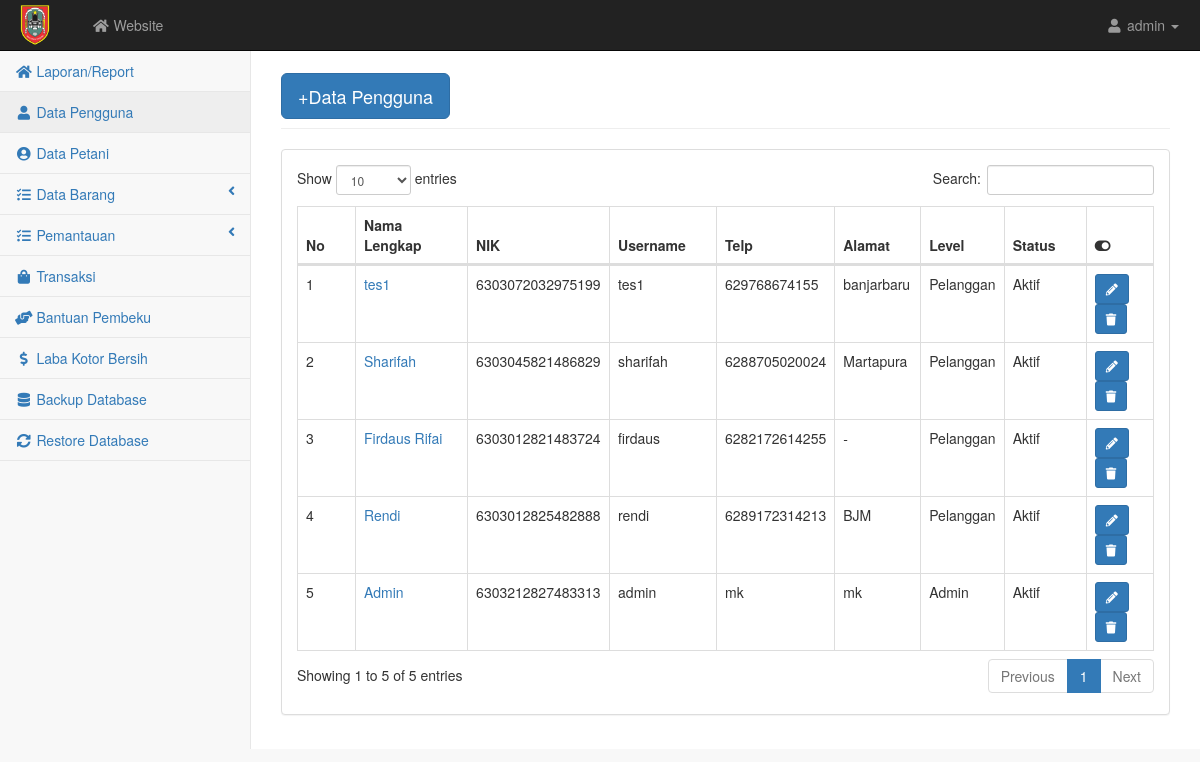
Screenshot of /admin/user.php with the database file from the repository.
### tables this page shows
CREATE TABLE `user` (
  `id` int(5) NOT NULL,
  `nama` varchar(100) NOT NULL,
  `username` varchar(10) NOT NULL,
  `password` varchar(10) NOT NULL,
  `nik` varchar(30) NOT NULL,
  `telp` varchar(15) NOT NULL,
  `alamat` text NOT NULL,
  `level` varchar(30) NOT NULL,
  `luaslahan` varchar(50) NOT NULL,
  `kelompok` varchar(50) NOT NULL,
  `file1` text NOT NULL,
  `file2` text NOT NULL,
  `file3` text NOT NULL,
  `status` varchar(50) NOT NULL
);

### admin/user.php (the view)
<?php require('atas.php') ?>
<div id="page-wrapper">
    <div class="container-fluid">
        <div class="row">
            <div class="col-lg-12">
                <h1 class="page-header"><button class="btn btn-primary btn-lg"><a href="user_input.php" style="color: white; text-decoration: none">+Data Pengguna</a></button></h1>
            </div>
        </div>
        <div class="row">
            <div class="col-lg-12">
                <div class="panel panel-default">
                    <div class="panel-body">
                        <div class="table-responsive">
                            <table class="table table-bordered table-hover" id="dataTables-example">
                                <thead class="success">
                                    <tr>
                                        <th>No</th>
                                        <th>Nama Lengkap</th>
                                        <th>NIK</th>
                                        <th>Username</th>
                                        <th>Telp</th>
                                        <th>Alamat</th>
                                        <th>Level</th>
                                        <th>Status</th>
                                        <th><i class="fa fa-toggle-on"></i></th>
                                    </tr>
                                </thead>
                                <tbody>
                                    <?php $no=1; $query = mysqli_query($kon, "SELECT * FROM user WHERE level !='Petani' ORDER BY id DESC");
                                        while($data = mysqli_fetch_array($query)){ ?>
                                            <tr class="odd gradeX">
                                                    <td><?= $no++; ?></td>
                                                    <td><a href="user_detail.php?id=<?= $data['id'] ?>"><?= $data['nama'] ?></a>
                                                    </td>
                                                    <td><?= $data['nik'] ?></td>
                                                    <td><?= $data['username'] ?></td>
                                                    <td><?= $data['telp'] ?></td>
                                                    <td><?= $data['alamat'] ?></td>
                                                    <td><?= $data['level'] ?></td>
                                                    <td><?= $data['status'] ?></td>
                                                    <td>
                                                        <a href="user_edit.php?id=<?php echo $data['id']; ?>" class="btn  btn-primary btn-sm"><i class="fa fa-pencil-alt"></i></a>
                                                        <button class="btn btn-primary btn-sm" type="button" onclick="return confirm('Yakin ingin Menghapus?');"><a href="delete.php?id=<?php echo $data['id'] ?>&level=user" style="color: white;"><i class="fa fa-trash"></i></a></button>
                                                    </td>
                                                </tr>
                                        <?php } ?>
                                </tbody>
                            </table>
                        </div>
                    </div>
                </div>
            </div>
        </div>
    </div>
</div>
    </div>
<?php require('bawah.php') ?>

### admin/css/startmin.css (style rules this page uses)
body { background-color: #f8f8f8; }
#page-wrapper { padding-top: 30px; min-height: 568px; background-color: #fff; }
@media (min-width:768px) { #page-wrapper { position: inherit; margin-left: 250px; padding: 30px 15px 0 15px; border-left: 1px solid #e7e7e7; } }
table.dataTable thead .sorting, table.dataTable thead .sorting_asc, table.dataTable thead .sorting_desc, table.dataTable thead .sorting_asc_disabled, table.dataTable thead .sorting_desc_disabled { background: 0 0; }
table.dataTable thead .sorting_asc:after { content: "\f0de"; float: right; font-family: fontawesome; }
table.dataTable thead .sorting:after { content: "\f0dc"; float: right; font-family: fontawesome; color: rgba(50,50,50,.5); }

### rows the page displays
user: nama "tes1", nik "6303072032975199", username "tes1", telp "629768674155", alamat "banjarbaru", level "Pelanggan", status "Aktif"
user: nama "Sharifah", nik "6303045821486829", username "sharifah", telp "6288705020024", alamat "Martapura", level "Pelanggan", status "Aktif"
user: nama "Firdaus Rifai", nik "6303012821483724", username "firdaus", telp "6282172614255", alamat "-", level "Pelanggan", status "Aktif"
user: nama "Rendi", nik "6303012825482888", username "rendi", telp "6289172314213", alamat "BJM", level "Pelanggan", status "Aktif"
user: nama "Admin", nik "6303212827483313", username "admin", telp "mk", alamat "mk", level "Admin", status "Aktif"
